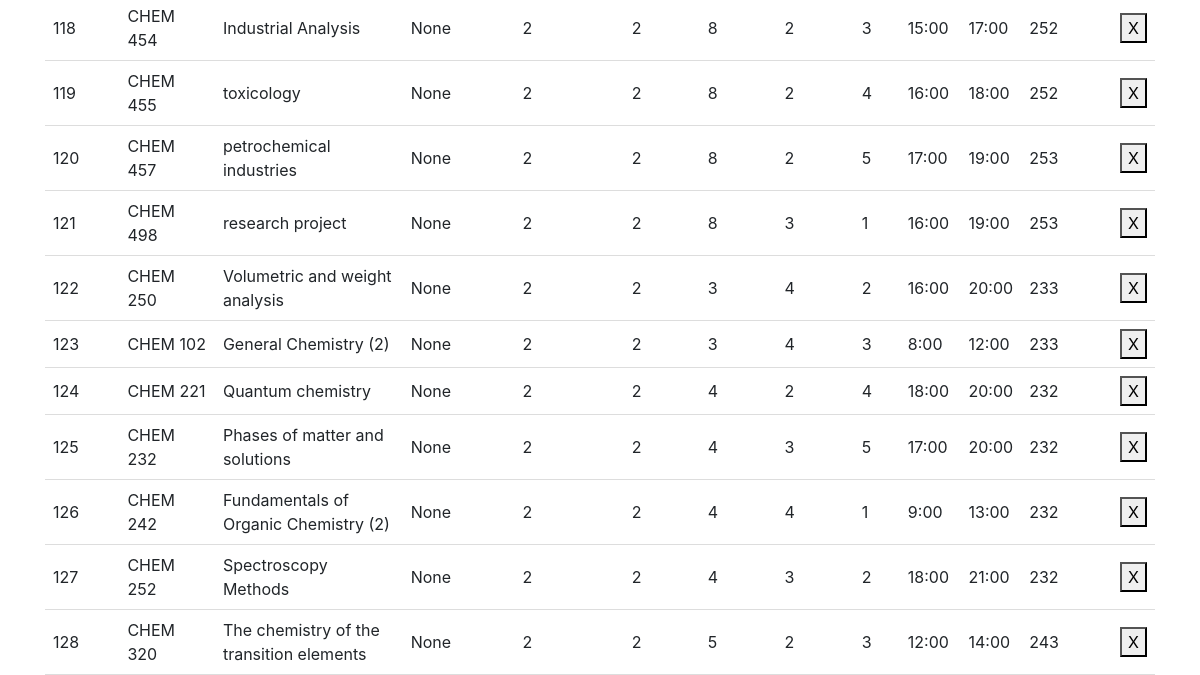
The app's page /del_course (lower part), older data.
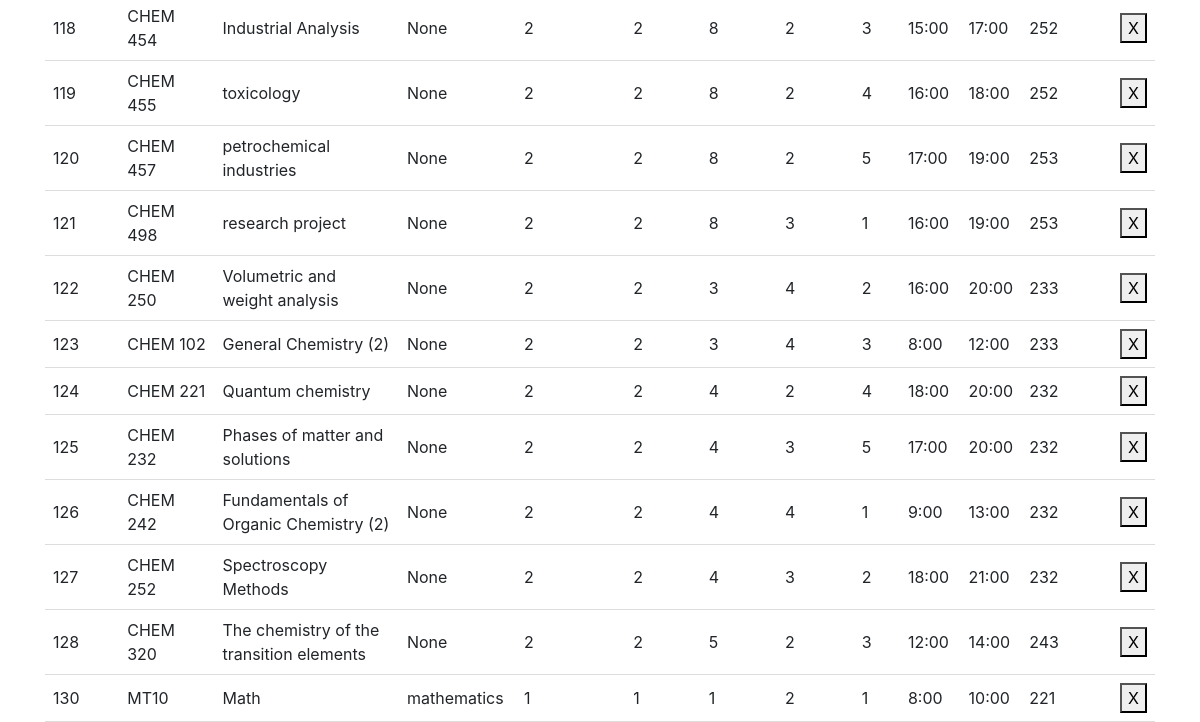
The same page, newer data.
### tables this page shows
CREATE TABLE course (course_id INTEGER NOT NULL PRIMARY KEY AUTOINCREMENT UNIQUE, course_name [nchar] (10), course_descr [nchar] (10), course_code [nchar] (10), dep_id [int], plan_id [int], level_id [int], credit INTEGER, Day_id REFERENCES Day (Day_id), fromT TIME, toT TIME, loc_id INTEGER, SEM INTEGER DEFAULT (223), lec_id INTEGER);

### add_course.py (the view, shortened to what this page needs)
@add_course.route("/del_course",methods = ["POST","GET"])
def del_course():
    if request.method=='GET':
        con = sqlite3.connect("instance/db.sqlite")
        cur = con.cursor()
        cur.execute("SELECT * FROM courses_view")
        data6 = cur.fetchall()
        cur.execute("SELECT * FROM dep")
        Department = cur.fetchall()
        cur.execute("SELECT * FROM Day")
        Day = cur.fetchall()
        cur.execute("SELECT * FROM Time_list")
        From = cur.fetchall()
        cur.execute("SELECT * FROM Time_list")
        To = cur.fetchall()
        cur.execute("SELECT * FROM Semester")
        Semester = cur.fetchall()
        return render_template('add_course.html',data6=data6,Department=Department,Day=Day,Form=From,To=To,Semester=Semester)
    return render_template("add_course.html",data6=data6,Department=Department,Day=Day,Form=From,To=To,Semester=Semester)

### templates/add_course.html (shortened to what this page needs)
{% extends "base.html" %}
{% block content %}
 <form method="post" action="/del_course">
    <table id="table_to_highlight" style="width:100%">
          <tbody>
           {% for row in data6 %}
                  <tr>
                      <td>{{row[0]}}</td>
                      <td>{{row[1]}}</td>
                      <td>{{row[2]}}</td>
                      <td>{{row[3]}}</td>
                      <td>{{row[4]}}</td>
                      <td>{{row[5]}}</td>
                      <td>{{row[6]}}</td>
                      <td>{{row[7]}}</td>
                      <td>{{row[8]}}</td>
                      <td>{{row[9]}}</td>
                      <td>{{row[10]}}</td>
                      <td>{{row[11]}}</td>
                      <td><button class="bi bi-plus" type="submit" value="{{ row[0] }}" name="CourseID">X</button></td>
                  </tr>
              {% endfor %}
          </tbody>
      </table>
 </form>
{% endblock %}

Row changes from the older to the newer data that the page shows:
added course: course_id "130", course_code "MT10", course_name "Math", course_descr "mathematics", dep "1", plan "1", level "1", credit "2", Day "1", fromT "8:00", toT "10:00", SEM "221"
